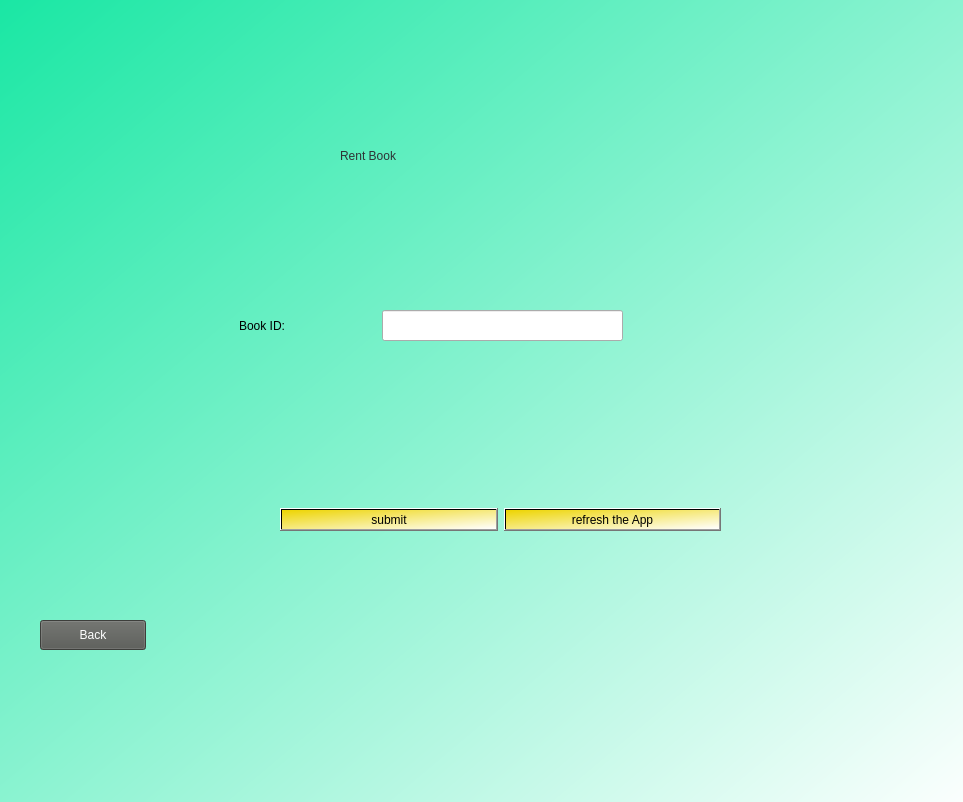
<?xml version="1.0" encoding="UTF-8"?>
<ui version="4.0">
 <class>Dialog</class>
 <widget class="QDialog" name="Dialog">
  <property name="geometry">
   <rect>
    <x>0</x>
    <y>0</y>
    <width>963</width>
    <height>802</height>
   </rect>
  </property>
  <property name="windowTitle">
   <string>Dialog</string>
  </property>
  <widget class="QWidget" name="bgWidget" native="true">
   <property name="geometry">
    <rect>
     <x>0</x>
     <y>0</y>
     <width>971</width>
     <height>821</height>
    </rect>
   </property>
   <property name="styleSheet">
    <string notr="true">QWidget#bgWidget{
background-color:qlineargradient(spread:pad, x1:0, y1:0, x2:1, y2:1, stop:0 rgba(26, 231, 164, 255), stop:1 rgba(255, 255, 255, 255))}</string>
   </property>
   <widget class="QLabel" name="label">
    <property name="geometry">
     <rect>
      <x>340</x>
      <y>120</y>
      <width>311</width>
      <height>71</height>
     </rect>
    </property>
    <property name="styleSheet">
     <string notr="true">font: 32pt &quot;Ubuntu&quot;;color:rgb(46, 52, 54)</string>
    </property>
    <property name="text">
     <string>Rent Book</string>
    </property>
   </widget>
   <widget class="QWidget" name="horizontalLayoutWidget">
    <property name="geometry">
     <rect>
      <x>280</x>
      <y>480</y>
      <width>441</width>
      <height>80</height>
     </rect>
    </property>
    <layout class="QHBoxLayout" name="horizontalLayout">
     <item>
      <widget class="QPushButton" name="submit_button">
       <property name="styleSheet">
        <string notr="true">background-color:qlineargradient(spread:pad, x1:0, y1:0, x2:1, y2:1, stop:0 rgba(237, 212, 0, 255), stop:1 rgba(255, 255, 255, 255));</string>
       </property>
       <property name="text">
        <string>submit</string>
       </property>
      </widget>
     </item>
     <item>
      <widget class="QPushButton" name="refresh_button">
       <property name="styleSheet">
        <string notr="true">background-color:qlineargradient(spread:pad, x1:0, y1:0, x2:1, y2:1, stop:0 rgba(237, 212, 0, 255), stop:1 rgba(255, 255, 255, 255));</string>
       </property>
       <property name="text">
        <string>refresh the App</string>
       </property>
      </widget>
     </item>
    </layout>
   </widget>
   <widget class="QPushButton" name="back_button">
    <property name="geometry">
     <rect>
      <x>40</x>
      <y>620</y>
      <width>106</width>
      <height>30</height>
     </rect>
    </property>
    <property name="styleSheet">
     <string notr="true">background-color:rgb(85, 87, 83);
color:rgb(255, 255, 255)</string>
    </property>
    <property name="text">
     <string>Back</string>
    </property>
   </widget>
   <widget class="QLabel" name="bookID_label">
    <property name="geometry">
     <rect>
      <x>239</x>
      <y>300</y>
      <width>131</width>
      <height>51</height>
     </rect>
    </property>
    <property name="styleSheet">
     <string notr="true">font: 14pt &quot;Ubuntu&quot;;</string>
    </property>
    <property name="text">
     <string>Book ID:</string>
    </property>
   </widget>
   <widget class="QLineEdit" name="id_edit">
    <property name="geometry">
     <rect>
      <x>382</x>
      <y>310</y>
      <width>241</width>
      <height>31</height>
     </rect>
    </property>
   </widget>
  </widget>
 </widget>
 <resources/>
 <connections/>
</ui>
